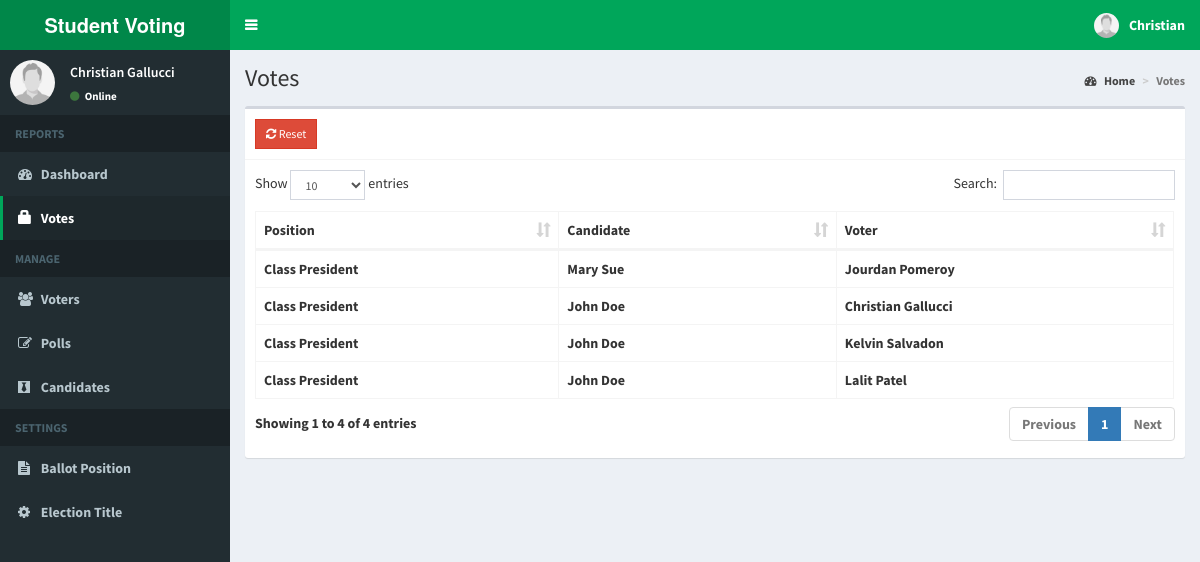
Screenshot of /admin/votes.php (signed in) with the database file from the repository.
### tables this page shows
CREATE TABLE `votes` (
  `id` int(11) NOT NULL,
  `voters_id` int(11) NOT NULL,
  `candidate_id` int(11) NOT NULL,
  `position_id` int(11) NOT NULL
);

CREATE TABLE `positions` (
  `id` int(11) NOT NULL,
  `description` varchar(50) NOT NULL,
  `max_vote` int(11) NOT NULL,
  `priority` int(11) NOT NULL
);

CREATE TABLE `candidates` (
  `id` int(11) NOT NULL,
  `position_id` int(11) NOT NULL,
  `firstname` varchar(30) NOT NULL,
  `lastname` varchar(30) NOT NULL,
  `photo` varchar(150) NOT NULL,
  `platform` text NOT NULL
);

CREATE TABLE `voters` (
  `id` int(11) NOT NULL,
  `voters_id` varchar(15) NOT NULL,
  `password` varchar(60) NOT NULL,
  `firstname` varchar(30) NOT NULL,
  `lastname` varchar(30) NOT NULL,
  `photo` varchar(150) NOT NULL
);

### admin/includes/session.php (called while the page is built, shortened)
<?php
	include 'includes/conn.php';
	$sql = "SELECT * FROM admin WHERE id = '".$_SESSION['admin']."'";
	$query = $conn->query($sql);
	$user = $query->fetch_assoc();
?>

### admin/votes.php (the view, shortened to what this page needs)
<?php include 'includes/session.php'; ?>
<?php include 'includes/header.php'; ?>
<body class="hold-transition skin-green sidebar-mini">
<div class="wrapper">
  <?php include 'includes/navbar.php'; ?>
  <?php include 'includes/menubar.php'; ?>
  <div class="content-wrapper">
    <section class="content-header">
      <h1>
        Votes
      </h1>
      <ol class="breadcrumb">
        <li><a href="#"><i class="fa fa-dashboard"></i> Home</a></li>
        <li class="active">Votes</li>
      </ol>
    </section>
    <section class="content">
      <div class="row">
        <div class="col-xs-12">
          <div class="box">
            <div class="box-header with-border">
              <a href="#reset" data-toggle="modal" class="btn btn-danger btn-sm btn-flat"><i class="fa fa-refresh"></i> Reset</a>
            </div>
            <div class="box-body">
              <table id="example1" class="table table-bordered">
                <thead>
                  <th>Position</th>
                  <th>Candidate</th>
                  <th>Voter</th>
                </thead>
                <tbody>
                  <?php
                    $sql = "SELECT *, candidates.firstname AS canfirst, candidates.lastname AS canlast, voters.firstname AS votfirst, voters.lastname AS votlast FROM votes LEFT JOIN positions ON positions.id=votes.position_id LEFT JOIN candidates ON candidates.id=votes.candidate_id LEFT JOIN voters ON voters.id=votes.voters_id ORDER BY positions.priority ASC";
                    $query = $conn->query($sql);
                    while($row = $query->fetch_assoc()){
                      echo "
                        <tr>
                          <td class='hidden'></td>
                          <td>".$row['description']."</td>
                          <td>".$row['canfirst'].' '.$row['canlast']."</td>
                          <td>".$row['votfirst'].' '.$row['votlast']."</td>
                        </tr>
                      ";
                    }
                  ?>
                </tbody>
              </table>
            </div>
          </div>
        </div>
      </div>
    </section>
  </div>
</div>
</body>
</html>

### admin/includes/header.php (shortened to what this page needs)
<!DOCTYPE html>
<html>
<head>
  	<link rel="stylesheet" href="../bower_components/bootstrap/dist/css/bootstrap.min.css">
    <link rel="stylesheet" href="../plugins/iCheck/all.css">
  	<link rel="stylesheet" href="../bower_components/font-awesome/css/font-awesome.min.css">
  	<link rel="stylesheet" href="../dist/css/AdminLTE.min.css">
    <link rel="stylesheet" href="../bower_components/datatables.net-bs/css/dataTables.bootstrap.min.css">
    <link rel="stylesheet" href="../bower_components/bootstrap-daterangepicker/daterangepicker.css">
    <link rel="stylesheet" href="../plugins/timepicker/bootstrap-timepicker.min.css">
    <link rel="stylesheet" href="../bower_components/bootstrap-datepicker/dist/css/bootstrap-datepicker.min.css">
    <link rel="stylesheet" href="../dist/css/skins/_all-skins.min.css">
</head>

### admin/includes/navbar.php (shortened to what this page needs)
<header class="main-header">
  <a href="home.php" class="logo">
    <span class="logo-lg"><b> Student Voting</span>
  </a>
  <nav class="navbar navbar-static-top">
    <a href="#" class="sidebar-toggle" data-toggle="push-menu" role="button">
    </a>
    <div class="navbar-custom-menu">
      <ul class="nav navbar-nav">
        <li class="dropdown user user-menu">
          <a href="#" class="dropdown-toggle" data-toggle="dropdown">
            <img src="<?php echo (!empty($user['photo'])) ? '../images/'.$user['photo'] : '../images/profile.jpg'; ?>" class="user-image" alt="User Image">
            <span class="hidden-xs"><?php echo $user['firstname']; ?></span>
          </a>
        </li>
      </ul>
    </div>
  </nav>
</header>

### admin/includes/menubar.php (shortened to what this page needs)
<aside class="main-sidebar">
  <section class="sidebar">
    <div class="user-panel">
      <div class="pull-left image">
        <img src="<?php echo (!empty($user['photo'])) ? '../images/'.$user['photo'] : '../images/profile.jpg'; ?>" class="img-circle" alt="User Image">
      </div>
      <div class="pull-left info">
        <p><?php echo $user['firstname'].' '.$user['lastname']; ?></p>
        <a><i class="fa fa-circle text-success"></i> Online</a>
      </div>
    </div>
    <ul class="sidebar-menu" data-widget="tree">
      <li class="header">REPORTS</li>
      <li class=""><a href="home.php"><i class="fa fa-dashboard"></i> <span>Dashboard</span></a></li>
      <li class=""><a href="votes.php"><span class="glyphicon glyphicon-lock"></span> <span>Votes</span></a></li>
      <li class="header">MANAGE</li>
      <li class=""><a href="voters.php"><i class="fa fa-users"></i> <span>Voters</span></a></li>
      <li class=""><a href="positions.php"><i class="fa fa-edit"></i> <span>Polls</span></a></li>
      <li class=""><a href="candidates.php"><i class="fa fa-black-tie"></i> <span>Candidates</span></a></li>
      <li class="header">SETTINGS</li>
      <li class=""><a href="ballot.php"><i class="fa fa-file-text"></i> <span>Ballot Position</span></a></li>
      <li class=""><a href="#config" data-toggle="modal"><i class="fa fa-cog"></i> <span>Election Title</span></a></li>
    </ul>
  </section>
</aside>

### rows the page displays
votes: position.description "Class President", candidate.firstname "Mary", candidate.lastname "Sue", voters.firstname "Jourdan", voters.lastname "Pomeroy"
votes: position.description "Class President", candidate.firstname "John", candidate.lastname "Doe", voters.firstname "Christian", voters.lastname "Gallucci"
votes: position.description "Class President", candidate.firstname "John", candidate.lastname "Doe", voters.firstname "Kelvin", voters.lastname "Salvadon"
votes: position.description "Class President", candidate.firstname "John", candidate.lastname "Doe", voters.firstname "Lalit", voters.lastname "Patel"

### other values shown
$user['firstname'] "Christian"
$user['lastname'] "Gallucci"
